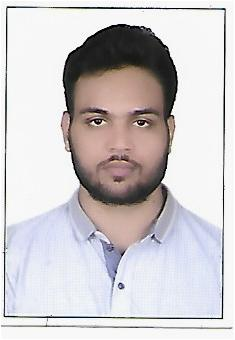
#> input picture Filters/PHOTO.jpg, 235 x 340 px
$ python 'sharping_cannyalgo (1).py'
#> lines starting #> are read from the running program, lines starting #| are printed output that depends on the picture
import cv2


# Read the original image

img = cv2.imread('PHOTO.jpg')
#> img is the input picture: shape (340, 235, 3); mean B, G, R 203, 201, 205.1


# Convert to graycsale

img_gray = cv2.cvtColor(img, cv2.COLOR_BGR2GRAY)
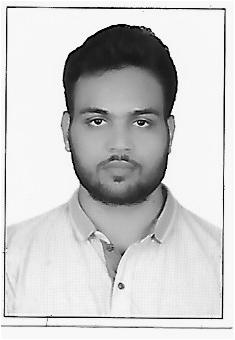
#> img_gray: shape (340, 235); min 0, max 255, mean 202.5

# Blur the image for better edge detection

img_blur = cv2.GaussianBlur(img_gray, (3,3), 0)
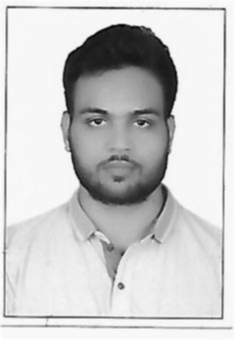
#> img_blur: shape (340, 235); min 5, max 254, mean 202.5


# Canny Edge Detection

edges = cv2.Canny(image=img_blur, threshold1=100, threshold2=200) # Canny Edge Detection
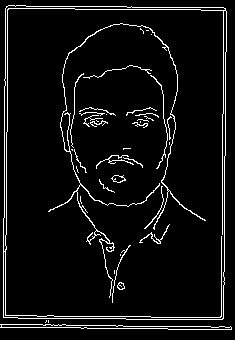
#> edges: shape (340, 235); 5.9% white in thin lines or dots

# Display Canny Edge Detection Image

cv2.imshow('Canny Edge Detection', edges)

cv2.waitKey(0)


cv2.destroyAllWindows()
